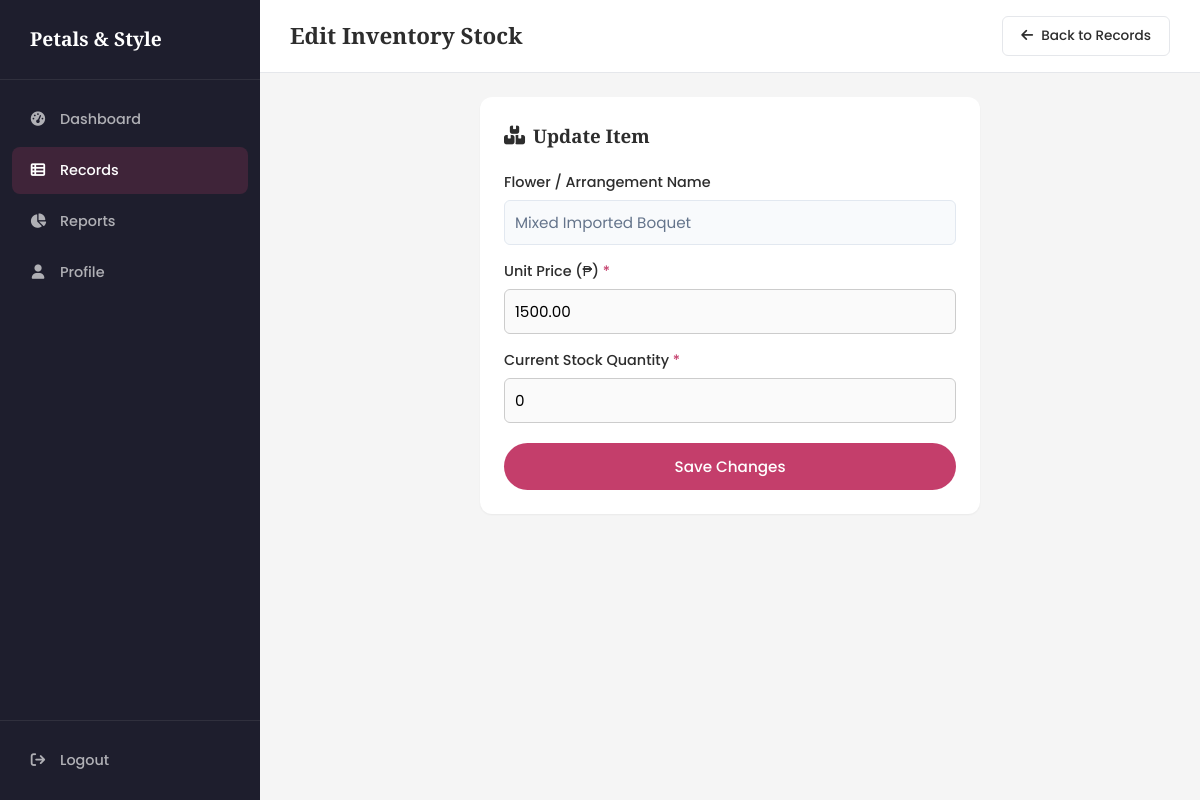
/edit_stock.php?id=5 (signed in), run on the app's committed database.
### tables this page shows
CREATE TABLE `tbl_flowers` (
  `flower_id` int(11) NOT NULL AUTO_INCREMENT,
  `flower_name` varchar(100) NOT NULL,
  `category_id` int(11) DEFAULT NULL,
  `price` decimal(10,2) NOT NULL,
  `stock_qty` int(11) DEFAULT 0,
  PRIMARY KEY (`flower_id`),
  KEY `category_id` (`category_id`),
  CONSTRAINT `tbl_flowers_ibfk_1` FOREIGN KEY (`category_id`) REFERENCES `tbl_categories` (`category_id`) ON DELETE SET NULL
);

### edit_stock.php (the view, shortened to what this page needs)
<?php
require_once 'db.php';
$flower_data = null;
if (isset($_GET['id'])) {
    $flower_id = (int)$_GET['id'];
    $result = $conn->query("SELECT * FROM tbl_flowers WHERE flower_id = $flower_id");
    if ($result && $result->num_rows > 0) {
        $flower_data = $result->fetch_assoc();
    } else {
        $error = "Item not found in database.";
    }
} else {
    header("Location: records.php");
    exit();
}
?>
<!DOCTYPE html>
<html lang="en">
<head>
    <link rel="stylesheet" href="css/style.css">
    <link rel="stylesheet" href="https://cdnjs.cloudflare.com/ajax/libs/font-awesome/6.4.0/css/all.min.css">
</head>
<body class="system-page">
    <div class="system-layout">
        <aside class="sidebar" id="sidebar">
            <div class="sidebar__brand">
                <span>Petals & Style</span>
            </div>
            <nav class="sidebar__nav">
                <a href="dashboard.php" class="sidebar__link"><i class="fa-solid fa-gauge-high"></i> Dashboard</a>
                <a href="records.php" class="sidebar__link active"><i class="fa-solid fa-table-list"></i> Records</a>
                <a href="reports.php" class="sidebar__link"><i class="fa-solid fa-chart-pie"></i> Reports</a>
                <a href="profile.php" class="sidebar__link"><i class="fa-solid fa-user"></i> Profile</a>
            </nav>
            <div class="sidebar__footer">
                <a href="logout.php" class="sidebar__link"><i class="fa-solid fa-arrow-right-from-bracket"></i> Logout</a>
            </div>
        </aside>
        <main class="system-main">
            <header class="system-header">
                <h2>Edit Inventory Stock</h2>
                <div class="system-header__actions">
                    <a href="records.php" class="btn btn--outline-sm"><i class="fa-solid fa-arrow-left"></i> Back to Records</a>
                </div>
            </header>
            <div class="system-content">
                <div class="dashboard-card" style="max-width: 500px; margin: 0 auto;">
                    <h3 style="margin-bottom: 20px;"><i class="fa-solid fa-boxes-stacked"></i> Update Item</h3>
                    <?php if($flower_data): ?>
                    <form method="POST" action="">
                        <div class="form-group" style="margin-bottom: 15px;">
                            <label>Flower / Arrangement Name</label>
                            <input type="text" value="<?php echo htmlspecialchars($flower_data['flower_name']); ?>" disabled style="width: 100%; padding: 10px; border-radius: 6px; border: 1px solid #e2e8f0; background: #f8fafc; color: #64748b;">
                        </div>
                        <div class="form-group" style="margin-bottom: 15px;">
                            <label>Unit Price (₱) <span class="required">*</span></label>
                            <input type="number" step="0.01" min="0" name="price" value="<?php echo $flower_data['price']; ?>" required style="width: 100%; padding: 10px; border-radius: 6px; border: 1px solid #ccc;">
                        </div>
                        <div class="form-group" style="margin-bottom: 20px;">
                            <label>Current Stock Quantity <span class="required">*</span></label>
                            <input type="number" min="0" name="stock_qty" value="<?php echo $flower_data['stock_qty']; ?>" required style="width: 100%; padding: 10px; border-radius: 6px; border: 1px solid #ccc;">
                        </div>
                        <button type="submit" class="btn btn--primary btn--full">Save Changes</button>
                    </form>
                    <?php endif; ?>
                </div>
            </div>
        </main>
    </div>
</body>
</html>

### css/style.css (style rules this page uses)
:root { --primary: #c43e6b; --primary-dark: #a83257; --secondary: #2d6a4f; --accent: #f4a261; --bg-cream: #fefaf6; --bg-white: #ffffff; --text-dark: #2d2d2d; --text-muted: #6b7280; --text-light: #f8f9fa; --border: #e5e7eb; --shadow-sm: 0 1px 2px rgba(0,0,0,0.05); --shadow: 0 4px 20px rgba(0,0,0,0.08); --shadow-lg: 0 10px 40px rgba(0,0,0,0.12); --radius: 12px; --radius-sm: 8px; --transition: 0.2s ease; --font-serif: 'Playfair Display', Georgia, serif; --font-sans: 'Poppins', sans-serif; --sidebar-width: 260px; }
*, *::before, *::after { box-sizing: border-box; margin: 0; padding: 0; }
html { scroll-behavior: smooth; }
body { font-family: var(--font-sans); color: var(--text-dark); background-color: var(--bg-cream); line-height: 1.6; -webkit-font-smoothing: antialiased; }
a { text-decoration: none; color: inherit; }
.btn { display: inline-flex; align-items: center; gap: 8px; padding: 12px 28px; font-family: var(--font-sans); font-weight: 500; font-size: 0.95rem; border-radius: 50px; border: none; cursor: pointer; transition: all var(--transition); }
.btn--primary { background: var(--primary); color: #fff; }
.btn--outline-sm { background: transparent; border: 1.5px solid var(--border); color: var(--text-dark); padding: 8px 18px; font-size: 0.85rem; border-radius: 6px; }
.btn--full { width: 100%; justify-content: center; }
.form-group { margin-bottom: 20px; }
.form-group label { display: block; font-weight: 500; font-size: 0.9rem; margin-bottom: 6px; color: var(--text-dark); }
.form-group input, .form-group textarea, .form-group select { width: 100%; padding: 12px 16px; border: 1.5px solid var(--border); border-radius: var(--radius-sm); font-family: var(--font-sans); font-size: 0.95rem; transition: border-color var(--transition); background: #fafafa; }
.required { color: var(--primary); }
.system-page { background: #f5f5f5; min-height: 100vh; }
.system-layout { display: flex; min-height: 100vh; }
.sidebar { width: var(--sidebar-width); background: #1e1e2d; color: #fff; display: flex; flex-direction: column; position: fixed; top: 0; left: 0; bottom: 0; z-index: 100; transition: transform 0.3s ease; }
.sidebar__brand { display: flex; align-items: center; gap: 10px; padding: 24px 20px; font-family: var(--font-serif); font-size: 1.2rem; font-weight: 700; border-bottom: 1px solid rgba(255,255,255,0.08); }
.sidebar__nav { flex: 1; padding: 16px 12px; display: flex; flex-direction: column; gap: 4px; }
.sidebar__link { display: flex; align-items: center; gap: 12px; padding: 12px 16px; border-radius: 8px; color: rgba(255,255,255,0.65); font-weight: 500; font-size: 0.9rem; transition: all var(--transition); }
.sidebar__link:hover, .sidebar__link.active { background: rgba(196,62,107,0.2); color: #fff; }
.sidebar__link i { width: 20px; text-align: center; }
.sidebar__footer { padding: 16px 12px; border-top: 1px solid rgba(255,255,255,0.08); }
.system-main { flex: 1; margin-left: var(--sidebar-width); padding: 0; }
.system-header { background: #fff; padding: 16px 30px; display: flex; align-items: center; gap: 20px; border-bottom: 1px solid var(--border); position: sticky; top: 0; z-index: 50; }
.system-header h2 { flex: 1; font-family: var(--font-serif); font-size: 1.4rem; }
.system-header__actions { display: flex; align-items: center; gap: 16px; }
.system-content { padding: 24px 30px; }
.dashboard-card { background: #fff; border-radius: var(--radius); padding: 24px; box-shadow: var(--shadow-sm); }
.dashboard-card h3 { font-family: var(--font-serif); margin-bottom: 16px; display: flex; align-items: center; gap: 8px; }

### data on the page
tbl_flowers: flower_name "Mixed Imported Boquet", price "1500.00", stock_qty "0"
